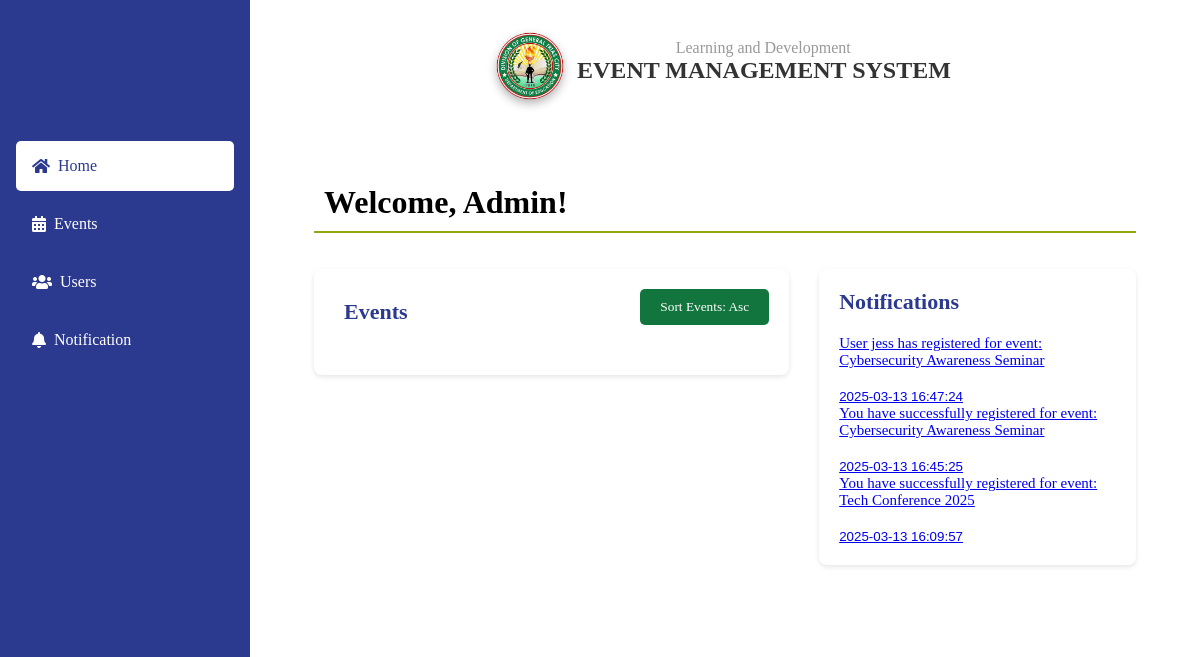
The app's page /admin-dashboard.php, older data.
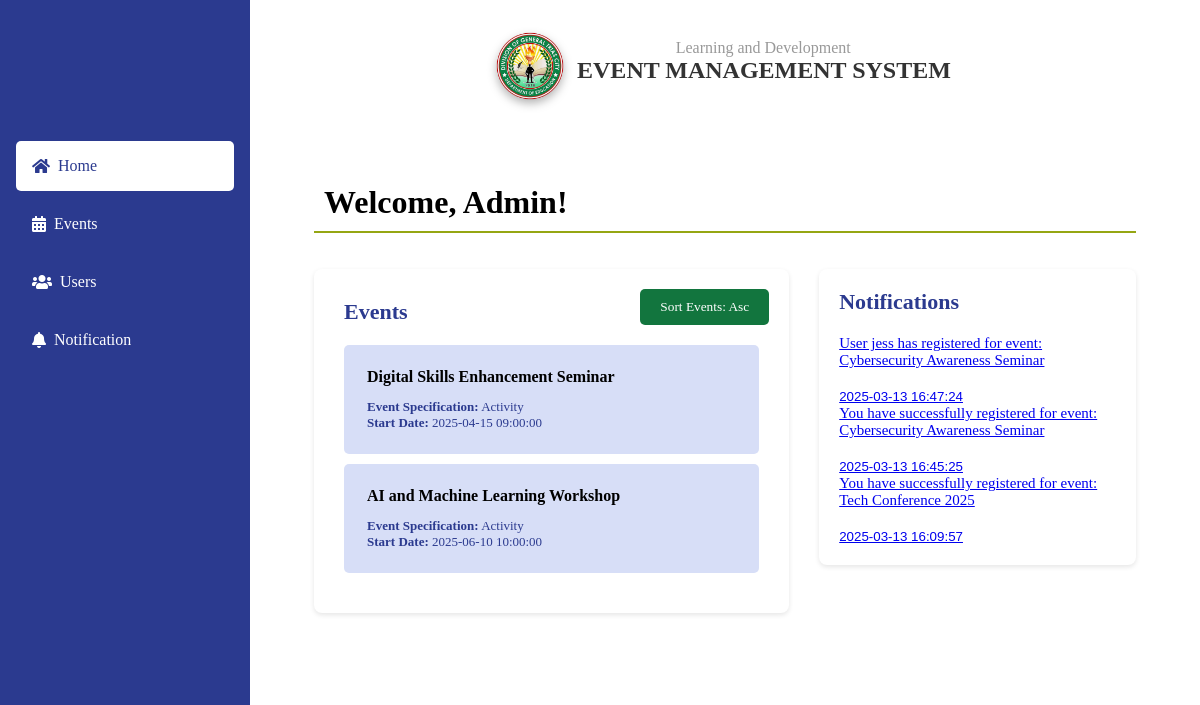
The same page, newer data.
### tables this page shows
CREATE TABLE `notifications` (
  `id` int(11) NOT NULL,
  `user_id` int(11) DEFAULT NULL,
  `message` text NOT NULL,
  `created_at` datetime NOT NULL,
  `is_read` tinyint(1) DEFAULT 0,
  `notification_type` enum('user','admin') NOT NULL
);

CREATE TABLE `events` (
  `id` int(11) NOT NULL,
  `title` varchar(255) NOT NULL,
  `event_specification` enum('Training','Activity') NOT NULL,
  `delivery` enum('F2F','Online','Hybrid/Blended') NOT NULL,
  `venue` varchar(255) NOT NULL,
  `start_datetime` datetime NOT NULL,
  `end_datetime` datetime NOT NULL,
  `organizer_name` varchar(255) NOT NULL,
  `created_at` timestamp NOT NULL DEFAULT current_timestamp(),
  `updated_at` timestamp NOT NULL DEFAULT current_timestamp() ON UPDATE current_timestamp(),
  `archived` tinyint(1) NOT NULL DEFAULT 0
);

### admin-dashboard.php (the view, shortened to what this page needs)
<?php
require_once 'config.php';
$sortOrder = isset($_GET['sort']) && ($_GET['sort'] == 'DESC') ? 'DESC' : 'ASC';
$sql = "SELECT id, title, event_specification, start_datetime, end_datetime,
        CASE
            WHEN NOW() BETWEEN start_datetime AND end_datetime THEN 'Ongoing'
            ELSE 'Upcoming'
        END AS status
        FROM events
        WHERE end_datetime >= NOW()
        ORDER BY start_datetime $sortOrder";
$result = $conn->query($sql);
$notif_query = "SELECT message, created_at, is_read FROM notifications WHERE notification_type = 'admin' ORDER BY created_at DESC";
$notif_result = $conn->query($notif_query);
?>
<!DOCTYPE html>
<html>
<head>
    <link href="https://cdnjs.cloudflare.com/ajax/libs/font-awesome/5.15.3/css/all.min.css" rel="stylesheet">
    <link href="styles/admin-dashboard.css" rel="stylesheet">
</head>
<body>
<div class="sidebar">
        <div class="menu">
            <a href="admin-dashboard.php" class="active"><i class="fas fa-home"></i>Home</a>
            <a href="admin-events.php"><i class="fas fa-calendar-alt"></i>Events</a>
            <a href="admin-users.php"><i class="fas fa-users"></i>Users</a>
            <a href="admin-notif.php"><i class="fas fa-bell"></i>Notification</a>
        </div>
    </div>
<div class="content">
    <div class="content-header">
        <img src="styles/photos/DO-LOGO.png" width="70px" height="70px">
        <p>Learning and Development</p>
        <h1>EVENT MANAGEMENT SYSTEM</h1>
    </div><br><br><br><br><br>
            <div class="content-body">
                <h1>Welcome, Admin!</h1>
                <hr><br><br>
                <div class="content-area">
                    <div class="events-section">
                        <h2>Events</h2>
                        <div class="sort-events">
                            <button id="sortButton" onclick="toggleSortOrder()">Sort Events: <?php echo $sortOrder === 'ASC' ? 'Asc' : 'Des'; ?></button>
                        </div>
                        <?php while ($event = $result->fetch_assoc()) : ?>
                            <div class="event">
                                <div class="event-content">
                                    <h3><?php echo htmlspecialchars($event['title']); ?></h3>
                                    <p><strong>Event Specification:</strong> <?php echo htmlspecialchars($event['event_specification']); ?></p>
                                    <p><strong>Start Date:</strong> <?php echo htmlspecialchars($event['start_datetime']); ?></p>
                                </div>
                            </div>
                        <?php endwhile; ?>
                    </div>
                    <div class="notifications-section">
                        <h2>Notifications</h2>
                        <?php while ($notif = $notif_result->fetch_assoc()): ?>
                        <div class="notification important">
                            <a id="events-btn" class="<?php echo $notif['is_read'] ? 'read' : 'unread'; ?>" href="select_quiz.php">
                                <div class="notification-content">
                                    <p><?php echo htmlspecialchars($notif['message']); ?></p>
                                    <br><small><?php echo $notif['created_at']; ?></small>
                                <?php endwhile; ?>
                                </div>
                            </a>
                        </div>
                    </div>
                </div>
            </div>
        </div>
    </div>
</body>
</html>

Row changes from the older to the newer data that the page shows:
added events: title "Digital Skills Enhancement Seminar", event_specification "Activity", start_datetime "2025-04-15 09:00:00"
added events: title "AI and Machine Learning Workshop", event_specification "Activity", start_datetime "2025-06-10 10:00:00"
